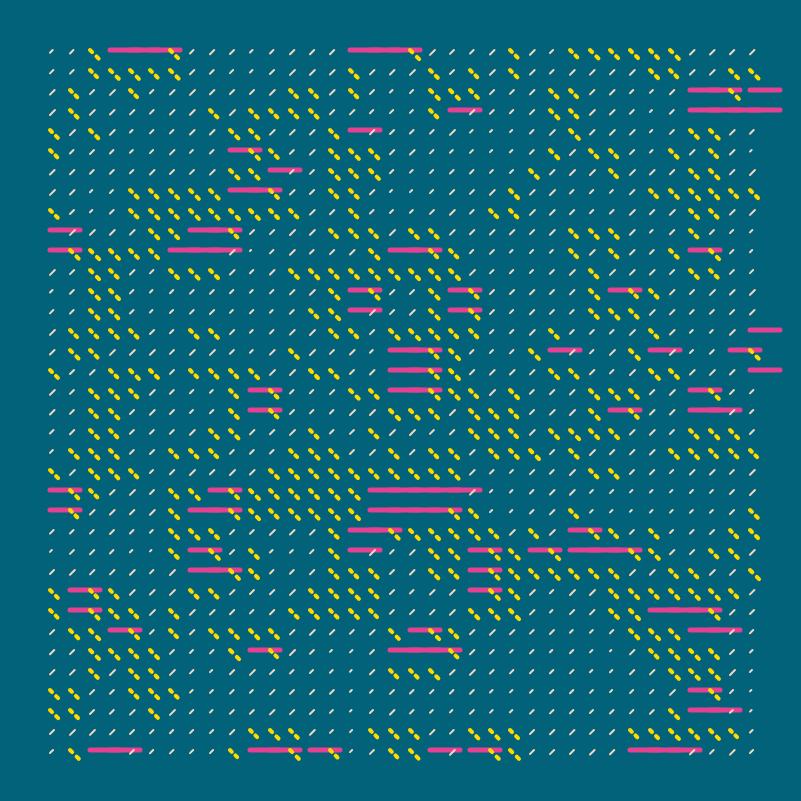
Frame 1 (no input)
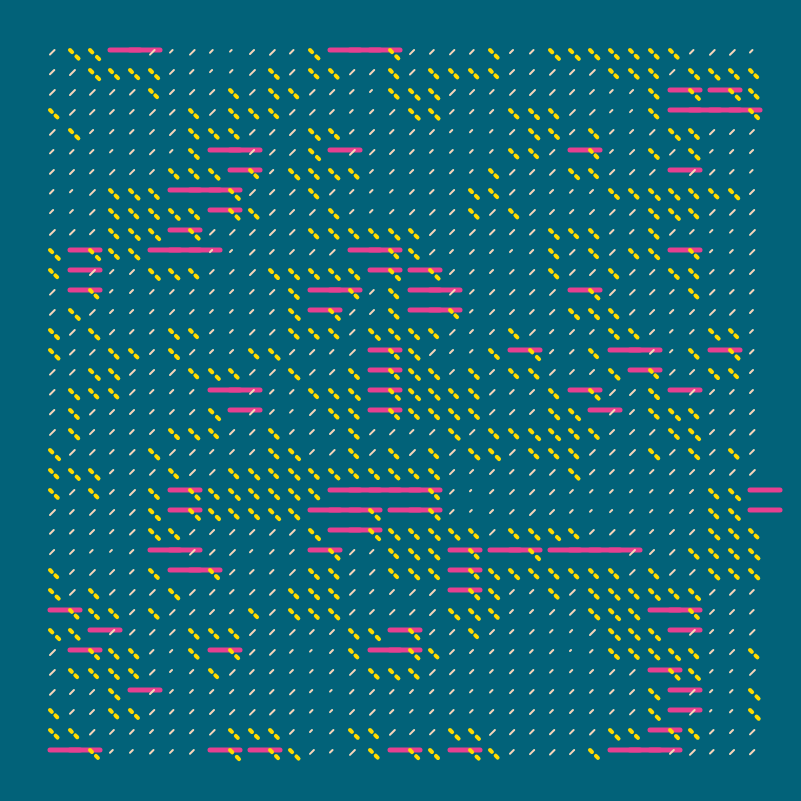
Frame 60 (no input)
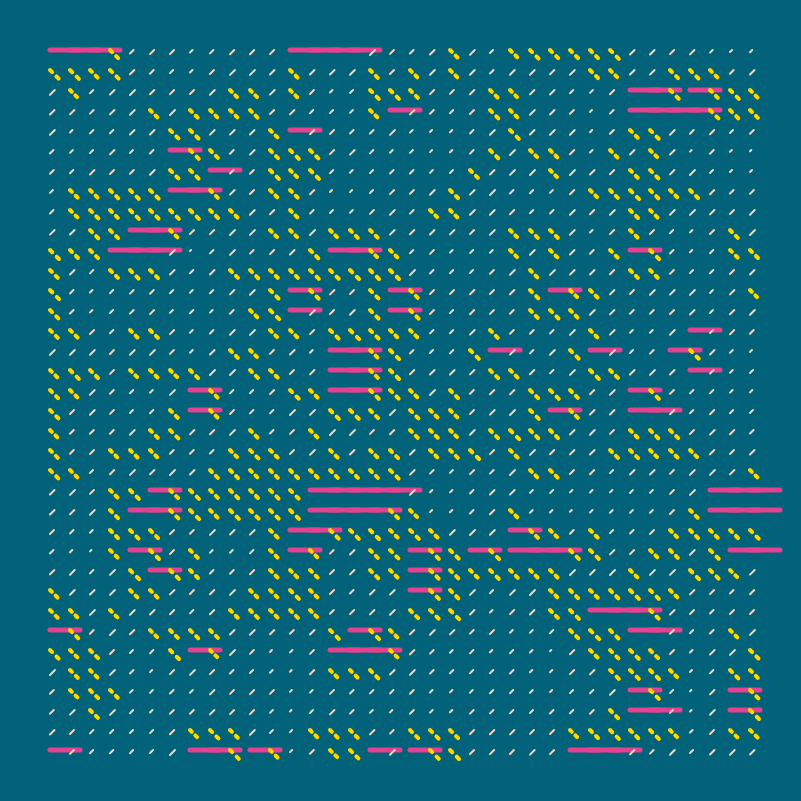
Frame 120 (the mouse pressed at the canvas centre since frame 60)

The p5.js sketch that drew these frames (run headless with seeded random() and noise() and a simulated clock; from frame 60 on, the mouse is pressed at the canvas centre):

// p5.js sketch
// ── sketch.js
function setup() {
  createCanvas(801, 801);
  t = rez = c = n = 0.02;
  strokeWeight(2);
  xOff = 50
  yOff = 50
}

function draw() {
  background(2, 98, 121);
  //noStroke();
  stroke(246, 214, 187)
  for (i = yOff; i < height - yOff; i += 20) {
    for (j = xOff; j < width - xOff; j += 20) {
      
      n = noise(i * rez +t, j * rez);
      if(n > 0.5 && n <0.65){
        push();
          drawingContext.setLineDash([n*5,n*10])
        stroke(255,218,0)
        strokeWeight(4)
        line(i,j,i+10,j+10)
        pop();
      }else if (n > 0.65){
        push();
        stroke(230, 64, 144)
        strokeWeight(5)
        line(i,j,i+30,j)
        pop();

      }else{
        line(i+n*10,j,i,j+n*10)
      }
    }
  }
  t += 0.01;
}
